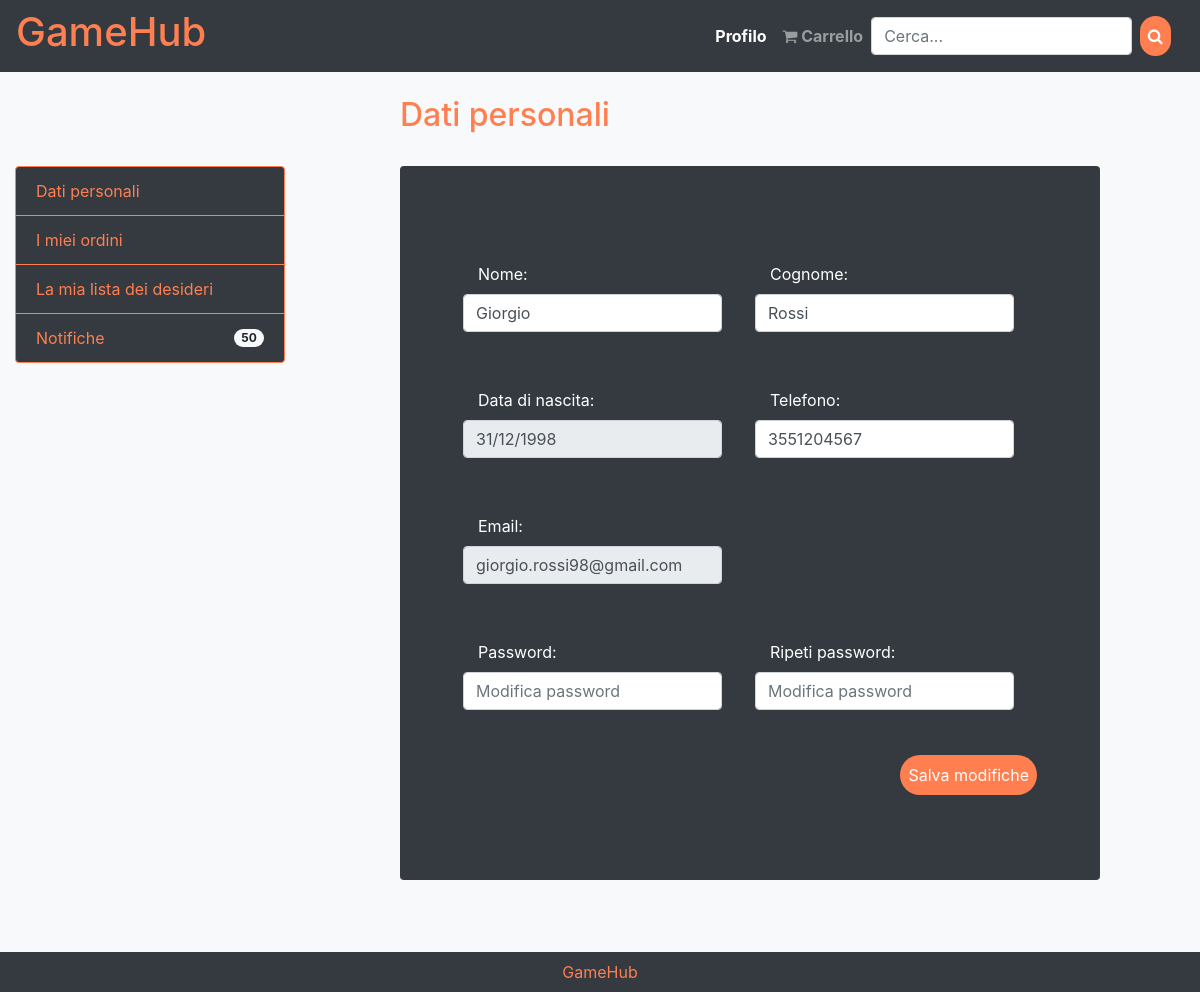
Page /profile.php (signed in) on the committed database.
### tables this page shows
create table customer (
     userId int not null AUTO_INCREMENT,
     name varchar(128) not null,
     surname varchar(128) not null,
     birthDate date not null,
     phone char(10) not null,
     email varchar(128) not null,
     password varchar(128) not null,
     constraint IDcustomer_id primary key (userId));

### db/database.php (called while the page is built, shortened)
<?php
class DatabaseHelper{
    private $db;
    public function __construct($servername, $username, $password, $dbname, $port){
        $this->db = new mysqli($servername, $username, $password, $dbname, $port);
    }
    private function executeQuery($query,$types='',$values=null){
        $stmt = $this->db->prepare($query);
        if($types != '' && $values !=null) {
            $stmt->bind_param($types, ...$values);
        }
        $stmt->execute();
        return $stmt;
    }
    public function executeRead($query, $types='', $values=null){
        $stmt = $this->executeQuery($query,$types,$values);
        if($stmt){
            $result = $stmt->get_result();
            return $result->fetch_all(MYSQLI_ASSOC);
        }
        return null;
    }
}
?>

### bootstrap.php (called while the page is built, shortened)
<?php
    require_once("utils/functions.php");
    require_once("db/Database_Reader.php");
    $dbr = new Database_Reader();
    ?>

### db/Database_Reader.php (called while the page is built, shortened)
<?php
require_once("db/database.php");
class Database_Reader extends DatabaseHelper
{
    public function getUserData($id) {
        if(strpos($id,"c:")!== false)
            return $this->getCustomerData(substr($id,2));
        else return $this->getSellerData(substr($id,2));
    }
    private function getCustomerData($id){
        $query = "SELECT name, surname, birthDate, email, phone FROM customer WHERE userId = ?;";
        return parent::executeRead($query,'i',[$id]);
    }
}

### utils/functions.php (called while the page is built, shortened)
<?php
    function reverseDate($date) {
        $reversed = date_create_from_format('Y-m-d', $date);
        $reversed = date_format($reversed, 'd-m-Y');
        return str_replace("-", "/", $reversed);
    }
?>

### template/template-data.php (the view)
<?php $user = $templateParams["user"][0]; ?>
<div class="col-md-7 my-4 bg-dark rounded offset-md-1">
    <div class="py-3">
        <form class="bg-dark mt-4 mb-4 px-5 py-4 rounded">
            <div class="form-row">
                <div class="form-group col-md-6 my-4">
                    <label for="name" class="col-11 text-left mt-2">Nome:</label>
                    <input type="text" class="form-control col-11" id="name" aria-describedby="" value="<?php echo $user["name"];?>" required>
                </div>
                <div class="form-group col-md-6 my-4">
                    <label for="surname" class="col-11 text-left mt-2">Cognome:</label>
                    <input type="text" class="form-control col-11"  id="surname" aria-describedby="" value="<?php echo $user["surname"];?>" required>
                </div>
            </div>
            <div class="form-row">
                <div class="form-group col-md-6 my-4">
                    <label for="birthdate" class="col-11 text-left mt-2">Data di nascita:</label>
                    <input type="text" class="form-control col-11" disabled id="birthdate" aria-describedby="" value="<?php echo reverseDate($user["birthDate"]);?>">
                </div>
                <div class="form-group col-md-6 my-4">
                    <label for="phone-number" class="col-11 text-left mt-2">Telefono:</label>
                    <input type="tel" class="form-control col-11" id="phone-number" aria-describedby="" value="<?php echo $user["phone"] ?>" required>
                </div>
            </div>
            <div class="form-row">
                <div class="form-group col-md-6 my-4">
                    <label for="email" class="col-11 text-left mt-2">Email:</label>
                    <input type="email" class="form-control col-11" id="email" aria-describedby="emailHelp" value="<?php echo $user["email"];?>" disabled>
                </div>
            </div>
            <div class="form-row">
                <div class="form-group col-md-6 my-4">
                    <label for="password"  class="col-11 text-left mt-2">Password:</label>
                    <input type="password" class="form-control col-11" id="password" placeholder="Modifica password" required>
                </div>
                <div class="form-group col-md-6 my-4">
                    <label for="repeat-password" class="col-11 text-left mt-2">Ripeti password:</label>
                    <input type="password" class="form-control col-11" id="repeat-password" aria-describedby="" placeholder="Modifica password"required>
                </div>
            </div>
            <div class="form-group text-right mt-3">
                <button type="submit" action="#" method="POST" class="btn btn-light">Salva modifiche</button>
            </div>
        </form>
    </div>
</div>

### css/index.css (style rules this page uses)
html, body { height: 100%; margin: 0; color:white; }
.btn { background-color: coral; border: none; }
button[type=submit] { background-color: coral; color: white; padding: 0.5em; border-radius: 20px; margin: 5px 0; outline: none; justify-content: right; }

### rows in the picture
customer: name "Giorgio", surname "Rossi", birthDate "31/12/1998", phone "3551204567", email "giorgio.rossi98@gmail.com"

### other values in the picture
$button "Profilo"
$templateParams["header"] "Dati personali"
